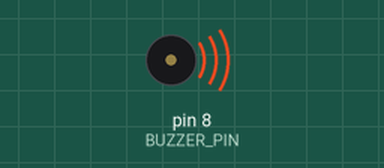
Recording of a sketch running on a simulated Arduino Uno, built with avr-gcc and run on an emulated ATmega328P. On the bench: buzzer (waves = sounding).

Above: at 0.06 s.
At 2.41 s:
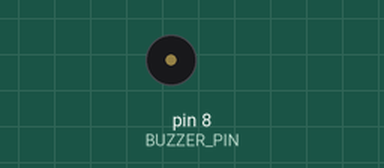
Timing chart, 0 to 3.0 s (numbered marks = the images above):
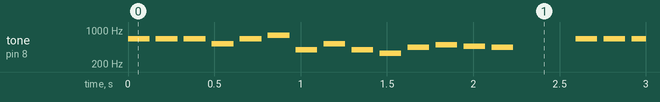

The sketch:

playSongwPassiveBuzzer.ino
```cpp
#include "pitches.h"

#define BUZZER_PIN 8

// Define the melody notes (you can adjust these)
int melody[] = {
  NOTE_E5, NOTE_E5, NOTE_E5, NOTE_C5, NOTE_E5, NOTE_G5,
  NOTE_G4, NOTE_C5, NOTE_G4, NOTE_E4, NOTE_A4, NOTE_B4,
  NOTE_AS4, NOTE_A4, 0
};

// Define the corresponding note durations (adjust as needed)
int durations[] = {
  8, 8, 8, 8, 8, 8,
  8, 8, 8, 8, 8, 8,
  8, 8, 4
};

void setup() {
  pinMode(BUZZER_PIN, OUTPUT);
}

void loop() {
  int size = sizeof(durations) / sizeof(int);
  for (int note = 0; note < size; note++) {
    // Calculate the note duration (in milliseconds)
    int duration = 1000 / durations[note];
    tone(BUZZER_PIN, melody[note], duration);

    // Add a pause between notes (30% longer than the note duration)
    int pauseBetweenNotes = duration * 1.30;
    delay(pauseBetweenNotes);

    // Stop the buzzer
    noTone(BUZZER_PIN);
  }
}
```

Measured:
- by itself, tone on pin 8 (BUZZER_PIN): plays 659 Hz for 0.13 s, 659 Hz for 0.13 s, 659 Hz for 0.13 s, 523 Hz for 0.13 s, 659 Hz for 0.13 s, 784 Hz for 0.13 s … (702 notes in this stretch)
